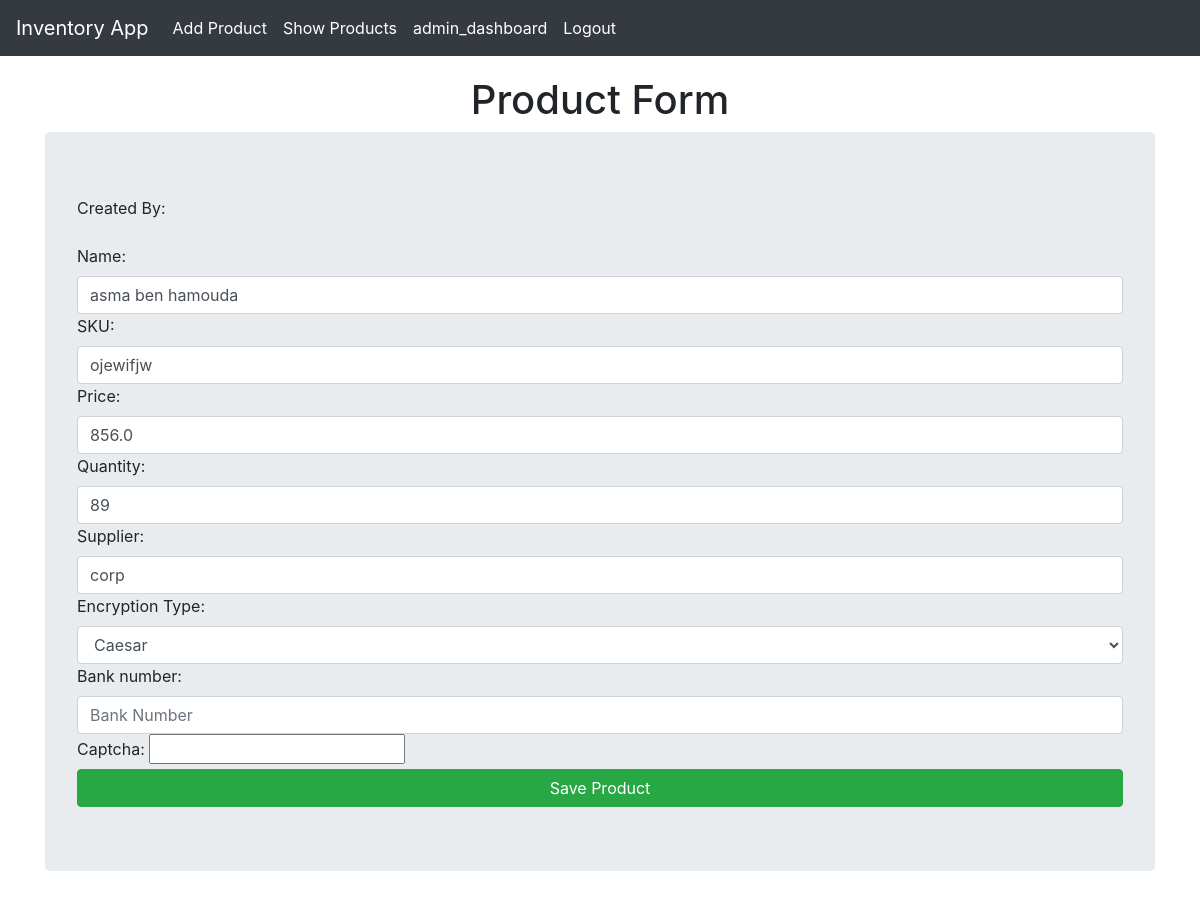
The page /update/7/ (signed in) on the database its author committed.
### Core/models.py (models this page shows, shortened)
class Product(models.Model):
    ENCRYPTION_CHOICES = [
        ('fernet', 'Fernet'),
        ('caesar', 'Caesar'),
        ('aes192', 'AES 192'),
        ('aes128', 'AES 128'),
        ('aes256', 'AES 256'),
    ]
    product_id = models.AutoField(primary_key=True)
    name = models.CharField(max_length=100)
    sku = models.CharField(max_length=50, unique = True)
    price = models.FloatField()
    quantity = models.IntegerField()
    supplier = models.CharField(max_length=100)
    bank_number = models.BinaryField()
    created_by = models.ForeignKey(User, on_delete=models.SET_NULL, null=True, blank=True)
    encryption_type = models.CharField(
        max_length=10,
        choices=ENCRYPTION_CHOICES,
        default='fernet'
    )
    class Meta:
        permissions = [
            ("can_create_product", "Can create product"),
            ("can_update_product", "Can update product"),
            ("can_delete_product", "Can delete product"),
            ('can_view_product', 'Can view product'),
            ("can_view_own_products", "Can view own products"),
            ("can_view_all_products", "Can view all products"),
            ("can_view_product_keys", "Can view and update encryption keys"),
        ]
    def display_encrypted_bank_number(self):
        if self.bank_number:
            return self.bank_number.hex()  # Or use Base64 for cleaner output.

### Core/views.py (the view, shortened to what this page needs)
# urls.py: path('update/<int:product_id>/', views.product_update_view, name="product_update"),
def product_update_view(request, product_id):
    if not request.user.has_perm('Core.can_update_product'):
        return access_denied(request)
    logger.info(f"Accessed product update view for product_id: {product_id}.")
    product = Product.objects.get(product_id=product_id)
    form = ProductForm(instance=product)
    if product.bank_number:
        decrypted_bank_number = product.display_encrypted_bank_number()
        form.fields['bank_number'].initial = decrypted_bank_number
        logger.debug(f"Decrypted bank number for product_id: {product_id}.")
    return render(request, 'invapp/product_form.html', {'form': form})

### templates/invapp/product_form.html (shortened to what this page needs)
{% extends "invapp/layout.html" %}
{% block content %}
<h1 class="text-center">Product Form</h1>
<form method="POST" class="jumbotron">
    <div class="form-group">
        <label for="created_by">Created By:</label>
    </div>
    {{form}}
    <button class="btn btn-success btn-block" type="submit">Save Product</button>
</form>
{% endblock %}

### templates/invapp/layout.html (style rules this page uses)
body { padding-top: 56px; }

### rows shown on the page
Product: name "asma ben hamouda", sku "ojewifjw", price "856.0", quantity "89", supplier "corp", encryption_type "Caesar"
